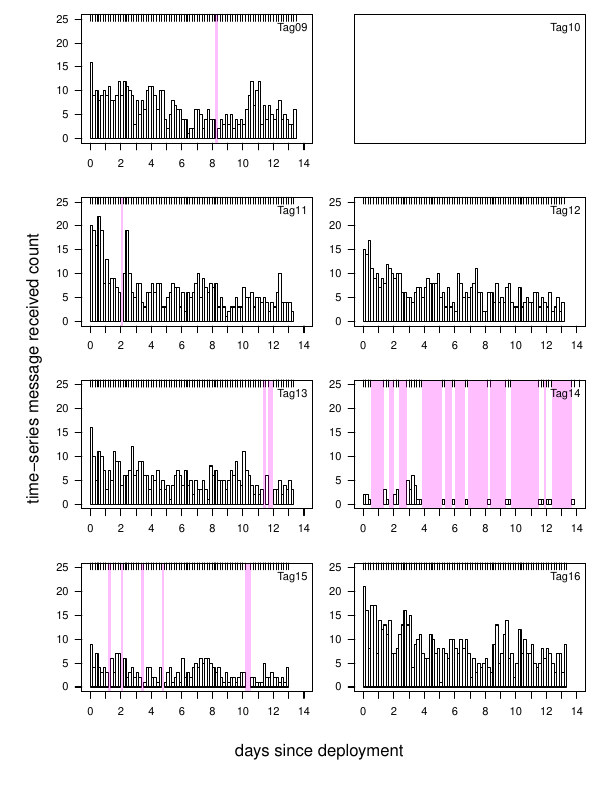

Recreate this plot in R.
### figure s1
# show nummber of times each unique message received

# libraries
library(sattagutils)

# load in series tags
load("../../00_data/tags/series_tags_w_meta.rdata")

tagorder <- c(1, 2, 6, 7, 5, 4, 3, 8)
tags <- tags_allmsg[tagorder]

# pdf("figure_s1.pdf", width = 6, height = 8)
par(mfrow = c(4, 2), oma = c(4.1, 4.1, 1.1, 0), mar = c(4.1, 2.1, 0, 1.1))

for(i in 1:length(tags)) {
if(sattagutils::DeployID(tags[[i]]) != 'Tag10') {
  # ser <- sattagutils::getstream(tags[[i]], 'series', squash = TRUE)
  msg <- sattagutils::getstream(tags[[i]], 'seriesrange', squash = TRUE)
  msg <- msg[msg$original == "portal", ]
  
  # ser <- ser[order(ser$Date), ]
  msg <- msg[order(msg$Start), ]
  
  # hand fix corrupt message
  if(sattagutils::DeployID(tags[[i]]) == 'Tag11')
    msg <- msg[-13, ]
  
  dates <- (c(msg$Start, msg$End) - min(msg$Start)) / 60 / 60 / 24
  st <- (msg$Start - min(msg$Start)) / 60 / 60 / 24
  en <- (msg$End - min(msg$Start)) / 60 / 60 / 24
  
  # st[st >= 14] <- NA
  # en[st >= 14] <- NA
  
  
  plot(dates, rep(0, length(dates)), type = 'n', axes = FALSE, xlab = "", ylab = "", ylim = c(0, 25))#, xlim = c(0, 14))
  axis(3, at = c(st, en), labels = FALSE, tcl = 0.5)
  # labs <- format(num2date(dseq), '%d-%b', las = 2)
  axis(1, at = 0:100)
  axis(2, las = 1)
  box()
  
  diffs <- st[2:length(st)] - en[1:length(st) - 1]
  gaps <- which(diffs != 0)
  
  rect(st, 0, en, msg$Count)
  rect(en[gaps], rep(-2000, length(gaps)), st[gaps+1], rep(2000, length(gaps)), col = rgb(1, 0, 1, .25), border = NA)
  
} else {
  plot(0, 0, type = 'n', axes = FALSE, xlab = "", ylab = "")
}
  box()
  legend('topright', legend = sattagutils::DeployID(tags[[i]]), bty = 'n')
  
  # put in legends
  if(i == 3) {
    mtext("time-series message received count", side = 2, line = 3.1, at = -10)
  }
  
  if(i == 7)
    mtext("days since deployment", side = 1, line = 4.1, at = 15)
}
# dev.off()
